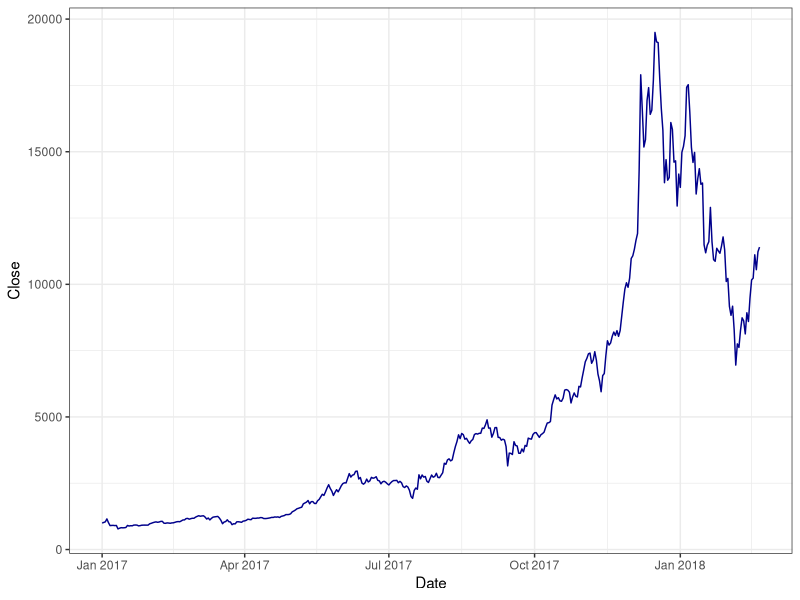
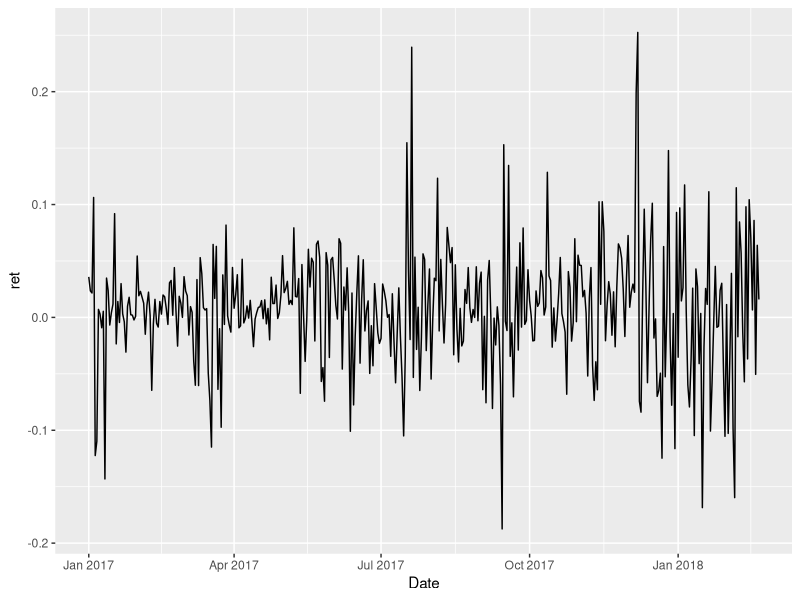
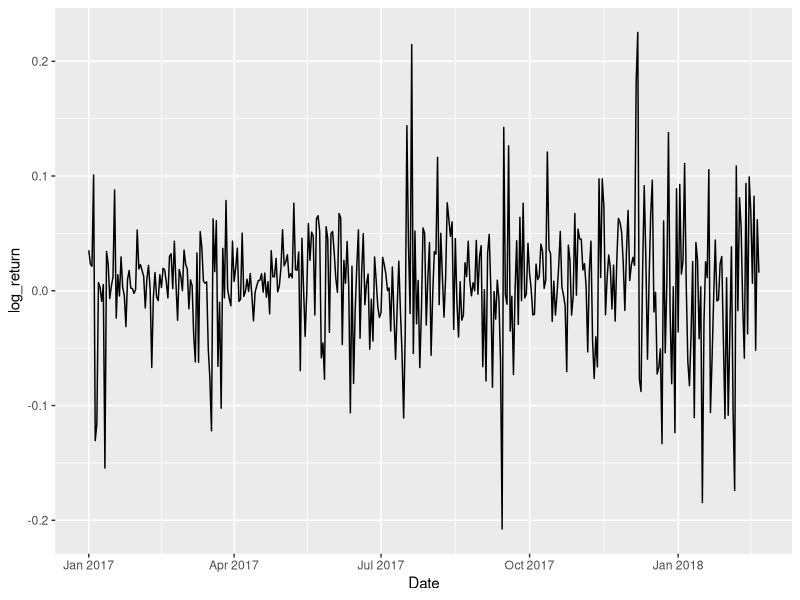

The R source for these figures, in order:
# Data Visualization
# Author: Yanhan Si
# Created by: Nov 19, 2020 (GMT-5)
# Updated by: Nov 19, 2020 (GMT-5)
# --------------------------------------------------------------------------------

library(tidyverse)
library(ggplot2)
# read data

bitcoin = read_csv("./data/bitcoin.csv")
names(bitcoin)
bitcoin %>% 
  ggplot(aes(x = Date, y = Close)) +
  geom_line(color = "darkblue") +
  theme_bw() 
bitcoin %>% ggplot(aes(x = Date, y = ret)) + geom_line()
bitcoin %>% ggplot(aes(x = Date, y = log_return)) + geom_line()
